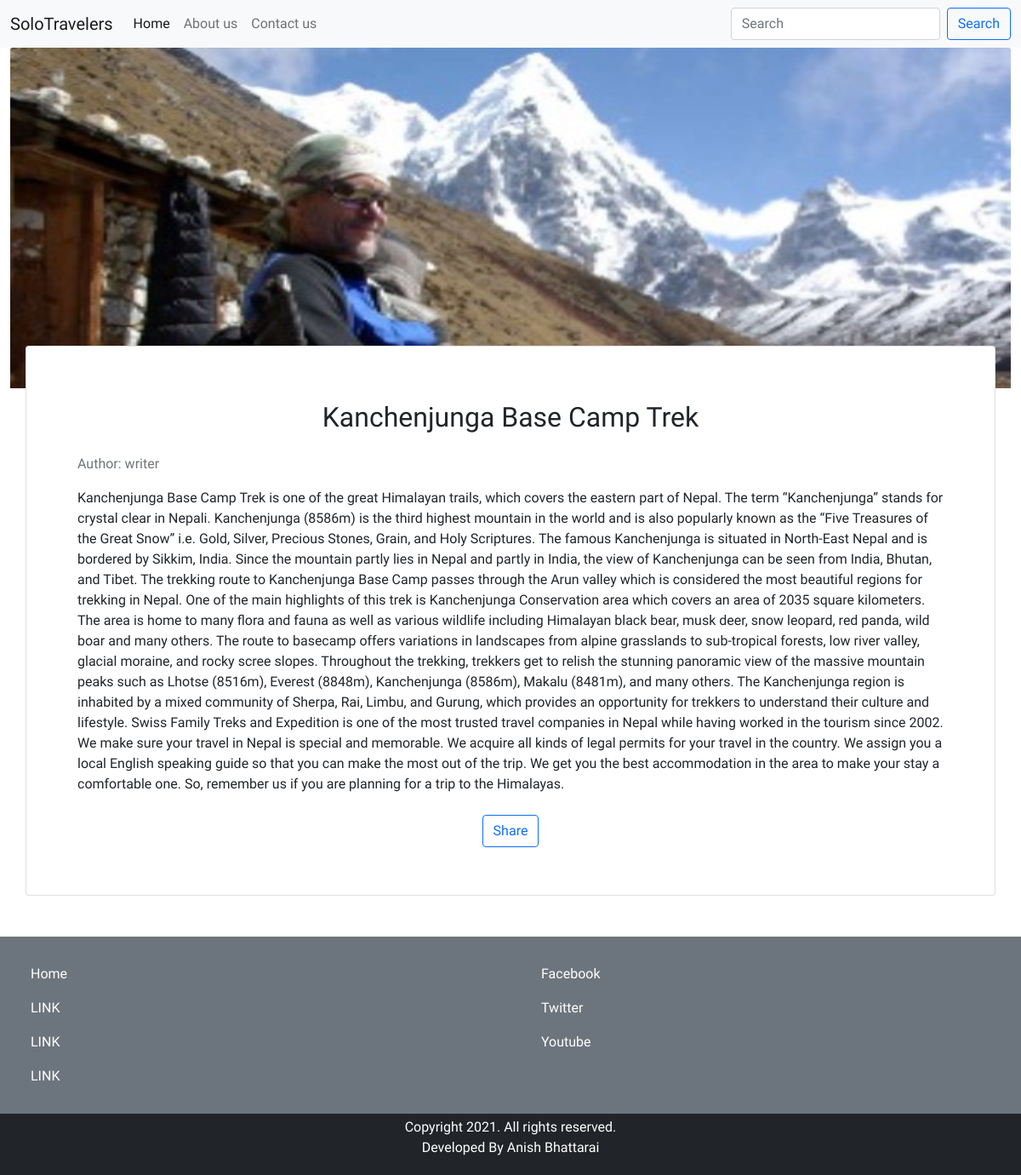
Screenshot of /clientside/article.php?postid=4 with the database file from the repository.
### tables this page shows
CREATE TABLE `blog_post` (
  `post_id` int(11) NOT NULL,
  `post_name` varchar(255) NOT NULL,
  `post_description` text NOT NULL,
  `post_author_id` smallint(6) NOT NULL,
  `post_img` text NOT NULL,
  `post_visible` tinyint(1) NOT NULL,
  `post_created_date` datetime NOT NULL DEFAULT current_timestamp()
);

### clientside/public/requirearticle.php (called while the page is built, shortened)
<?php
    require('app/controller/Database.php');
    require('public/head.php');
    require('app/pageElements/navbar.php');
    require('app/model/post.php');
    require('app/views/fullpagearticle.php');
?>
<?php
    require 'public/foot.php'
?>

### clientside/article.php (called while the page is built)
<?php
    require('public/requirearticle.php');
?>

### clientside/app/controller/Database.php (called while the page is built, shortened)
<?php
    class Database{
        private $dbHost = DB_HOST;
        private $dbUser = DB_USER;
        private $dbPass = DB_PASS;
        private $dbName = DB_NAME;
        public function connect(){
            $this->dsn = "mysql:host=" . $this->dbHost . ";dbname=" . $this->dbName;
            try{
                $this->dbHandler = new PDO($this->dsn, $this->dbUser, $this->dbPass);
                $this->dbHandler->setAttribute(PDO::ATTR_DEFAULT_FETCH_MODE,PDO::FETCH_ASSOC);
                return $this->dbHandler;
            }catch(PDOException $e){
                echo "Error ->".$e->getMessage();
            }
        }
    }
?>

### clientside/app/model/post.php (called while the page is built, shortened)
<?php
    class Posts extends Database{
        public function getSelectedPost($id){
            $sql = 'SELECT * FROM blog_post WHERE post_id=?';
            $stmt = $this->connect()->prepare($sql);
            $stmt->execute([$id]);
            $result = $stmt->fetch();
            return $result;
        }
    }
?>

### clientside/app/views/fullpagearticle.php (the view)
<?php $article = new Posts();?>
<?php $datas = $article->getSelectedPost($_GET['postid']); ?>
<div class="container-fluid absolute">
    <img class="card-img-top img" src="public/image/<?= $datas['post_img']?>"
        alt="<?= strtolower($datas['post_name']);?>">
</div>
<div class="container articleContent">
    <div class="row">
        <div class="card">
            <div class="card-body p-5">
                <h2 class="card-title text-center p-3"><?= $datas['post_name'];?></h2>
                <p class="card-text text-secondary font-italic">Author: writer </p>
                <p class="card-text text-justify"><?= $datas['post_description'];?></p>
                <div class="container">
                    <div class="row">
                        <div class="col-sm m-1 text-center">
                            <div class="row">
                                <div class="col-sm m-1 text-center">
                                <button class="btn btn-outline-primary" type="submit">Share</button>
                                </div>
                            </div>
                        </div>
                    </div>
                </div>
            </div>
        </div>
    </div>
</div>

### clientside/public/style.css (style rules this page uses)
* { font-family: 'Baloo 2', cursive; }
.img { height: 400px; }
.absolute { position: absolute; }
.articleContent { margin-top: 350px; }

### rows the page displays
blog_post: post_img (picture), post_name "Kanchenjunga Base Camp Trek", post_description "Kanchenjunga Base Camp Trek is one of the great Himalayan trails, which covers the eastern part of Nepal. The term “Kanchenjunga” stands for crystal clear in Nepali. Kanchenjunga (8586m) is the third highest mountain in the world and is also popularly known as the “Five Treasures of the Great Snow” i.e. Gold, Silver, Precious Stones, Grain, and Holy Scriptures. The famous Kanchenjunga is situated in North-East Nepal and is bordered by Sikkim, India. Since the mountain partly lies in Nepal and partly in India, the view of Kanchenjunga can be seen from India, Bhutan, and Tibet. The trekking route to Kanchenjunga Base Camp passes through the Arun valley which is considered the most beautiful…"

### other values shown
SITENAME "SoloTravelers"
